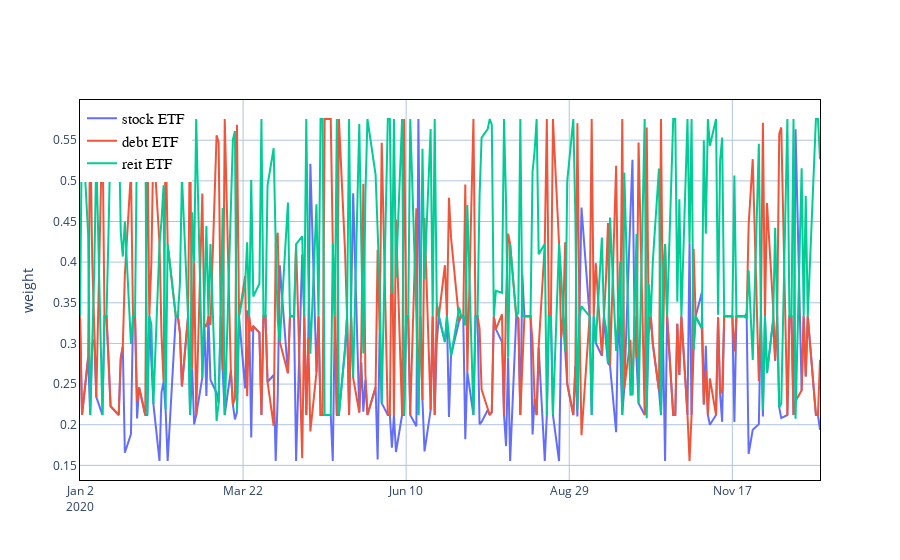

Write notebook code for a chart like this one.
### Code cell
weightTrend_plot(df_actions)

### Figure 1 — Plotly figure (JSON) as saved in the notebook; plotly's stock layout.template omitted (floating-point values rounded to 4 significant figures; data arrays with more than 128 entries replaced by an {"elided": "..."} marker saying what was removed)
{"data": [{"mode": "lines", "name": "stock ETF", "type": "scatter", "x": {"elided": "252 str values"}, "y": {"elided": "252 float values"}}, {"mode": "lines", "name": "debt ETF", "type": "scatter", "x": {"elided": "252 str values"}, "y": {"elided": "252 float values"}}, {"mode": "lines", "name": "reit ETF", "type": "scatter", "x": {"elided": "252 str values"}, "y": {"elided": "252 float values"}}], "layout": {"legend": {"bgcolor": "White", "bordercolor": "white", "borderwidth": 2, "font": {"color": "black", "family": "sans-serif", "size": 15}, "traceorder": "normal", "x": 0, "y": 1}, "paper_bgcolor": "rgba(1,1,0,0)", "plot_bgcolor": "rgba(1, 1, 0, 0)", "title": {"x": 0.5, "xanchor": "center", "y": 0.85, "yanchor": "top"}, "xaxis": {"dtick": 6912000000, "gridcolor": "LightSteelBlue", "gridwidth": 1, "linecolor": "black", "mirror": true, "showgrid": true, "showline": true, "tick0": "2020-01-02", "tickmode": "linear", "type": "date"}, "yaxis": {"gridcolor": "LightSteelBlue", "gridwidth": 1, "linecolor": "black", "mirror": true, "showgrid": true, "showline": true, "title": {"text": "weight"}, "zeroline": true, "zerolinecolor": "LightSteelBlue", "zerolinewidth": 1}}}
